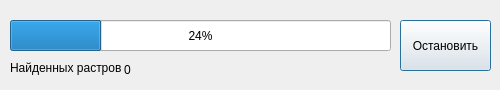
<?xml version="1.0" encoding="UTF-8"?>
<ui version="4.0">
 <class>ProgressForm</class>
 <widget class="QDialog" name="ProgressForm">
  <property name="geometry">
   <rect>
    <x>0</x>
    <y>0</y>
    <width>500</width>
    <height>90</height>
   </rect>
  </property>
  <property name="sizePolicy">
   <sizepolicy hsizetype="Preferred" vsizetype="Preferred">
    <horstretch>0</horstretch>
    <verstretch>0</verstretch>
   </sizepolicy>
  </property>
  <property name="minimumSize">
   <size>
    <width>500</width>
    <height>90</height>
   </size>
  </property>
  <property name="maximumSize">
   <size>
    <width>500</width>
    <height>90</height>
   </size>
  </property>
  <property name="windowTitle">
   <string>Работа алгоритма Шлишевского</string>
  </property>
  <widget class="QProgressBar" name="progressBar">
   <property name="geometry">
    <rect>
     <x>10</x>
     <y>20</y>
     <width>381</width>
     <height>31</height>
    </rect>
   </property>
   <property name="value">
    <number>24</number>
   </property>
  </widget>
  <widget class="QPushButton" name="pushButton_3">
   <property name="geometry">
    <rect>
     <x>400</x>
     <y>20</y>
     <width>91</width>
     <height>51</height>
    </rect>
   </property>
   <property name="text">
    <string>Остановить</string>
   </property>
  </widget>
  <widget class="QLabel" name="label">
   <property name="geometry">
    <rect>
     <x>10</x>
     <y>60</y>
     <width>111</width>
     <height>16</height>
    </rect>
   </property>
   <property name="text">
    <string>Найденных растров :</string>
   </property>
  </widget>
  <widget class="QLabel" name="label_2">
   <property name="geometry">
    <rect>
     <x>124</x>
     <y>63</y>
     <width>47</width>
     <height>13</height>
    </rect>
   </property>
   <property name="text">
    <string>0</string>
   </property>
  </widget>
 </widget>
 <resources/>
 <connections/>
</ui>
